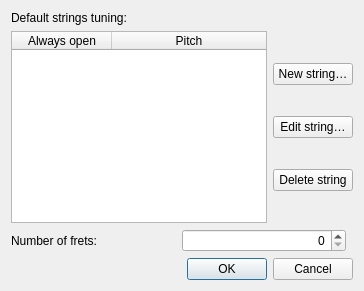
<?xml version="1.0" encoding="UTF-8"?>
<ui version="4.0">
 <class>EditStringDataBase</class>
 <widget class="QDialog" name="EditStringDataBase">
  <property name="windowTitle">
   <string>String data</string>
  </property>
  <layout class="QHBoxLayout" name="horizontalLayout">
   <item>
    <layout class="QVBoxLayout" name="verticalLayout">
     <item>
      <widget class="QLabel" name="label">
       <property name="text">
        <string>Default strings tuning:</string>
       </property>
      </widget>
     </item>
     <item>
      <layout class="QHBoxLayout" name="horizontalLayout_2">
       <item>
        <widget class="QTableWidget" name="stringList">
         <attribute name="horizontalHeaderStretchLastSection">
          <bool>true</bool>
         </attribute>
         <property name="sizePolicy">
          <sizepolicy hsizetype="Fixed" vsizetype="Expanding">
           <horstretch>0</horstretch>
           <verstretch>0</verstretch>
          </sizepolicy>
         </property>
         <column>
          <property name="text">
           <string notr="true">Always open</string>
          </property>
         </column>
         <column>
          <property name="text">
           <string notr="true">Pitch</string>
          </property>
         </column>
        </widget>
       </item>
       <item>
        <layout class="QVBoxLayout" name="verticalLayout_3">
         <item>
          <spacer name="verticalSpacer"/>
         </item>
         <item>
          <widget class="QPushButton" name="newString">
           <property name="text">
            <string>New string…</string>
           </property>
          </widget>
         </item>
         <item>
          <widget class="QPushButton" name="editString">
           <property name="text">
            <string>Edit string…</string>
           </property>
          </widget>
         </item>
         <item>
          <widget class="QPushButton" name="deleteString">
           <property name="text">
            <string>Delete string</string>
           </property>
          </widget>
         </item>
         <item>
          <spacer name="verticalSpacer_2"/>
         </item>
        </layout>
       </item>
      </layout>
     </item>
     <item>
      <layout class="QHBoxLayout" name="horizontalLayout_3">
       <item>
        <widget class="QLabel" name="label_2">
         <property name="text">
          <string>Number of frets:</string>
         </property>
         <property name="buddy">
          <cstring>numOfFrets</cstring>
         </property>
        </widget>
       </item>
       <item>
        <widget class="QSpinBox" name="numOfFrets">
         <property name="alignment">
          <set>Qt::AlignRight|Qt::AlignTrailing|Qt::AlignVCenter</set>
         </property>
         <property name="minimum">
          <number>0</number>
         </property>
         <property name="value">
          <number>0</number>
         </property>
        </widget>
       </item>
       <item>
        <spacer name="horizontalSpacer">
         <property name="orientation">
          <enum>Qt::Horizontal</enum>
         </property>
        </spacer>
       </item>
      </layout>
     </item>
     <item>
      <widget class="QDialogButtonBox" name="buttonBox">
       <property name="orientation">
        <enum>Qt::Horizontal</enum>
       </property>
       <property name="standardButtons">
        <set>QDialogButtonBox::Cancel|QDialogButtonBox::Ok</set>
       </property>
      </widget>
     </item>
    </layout>
   </item>
  </layout>
 </widget>
 <tabstops>
  <tabstop>stringList</tabstop>
  <tabstop>newString</tabstop>
  <tabstop>editString</tabstop>
  <tabstop>deleteString</tabstop>
  <tabstop>numOfFrets</tabstop>
 </tabstops>
 <resources/>
 <connections>
  <connection>
   <sender>buttonBox</sender>
   <signal>accepted()</signal>
   <receiver>EditStringDataBase</receiver>
   <slot>accept()</slot>
   <hints>
    <hint type="sourcelabel">
     <x>248</x>
     <y>254</y>
    </hint>
    <hint type="destinationlabel">
     <x>157</x>
     <y>274</y>
    </hint>
   </hints>
  </connection>
  <connection>
   <sender>buttonBox</sender>
   <signal>rejected()</signal>
   <receiver>EditStringDataBase</receiver>
   <slot>reject()</slot>
   <hints>
    <hint type="sourcelabel">
     <x>316</x>
     <y>260</y>
    </hint>
    <hint type="destinationlabel">
     <x>286</x>
     <y>274</y>
    </hint>
   </hints>
  </connection>
 </connections>
</ui>
